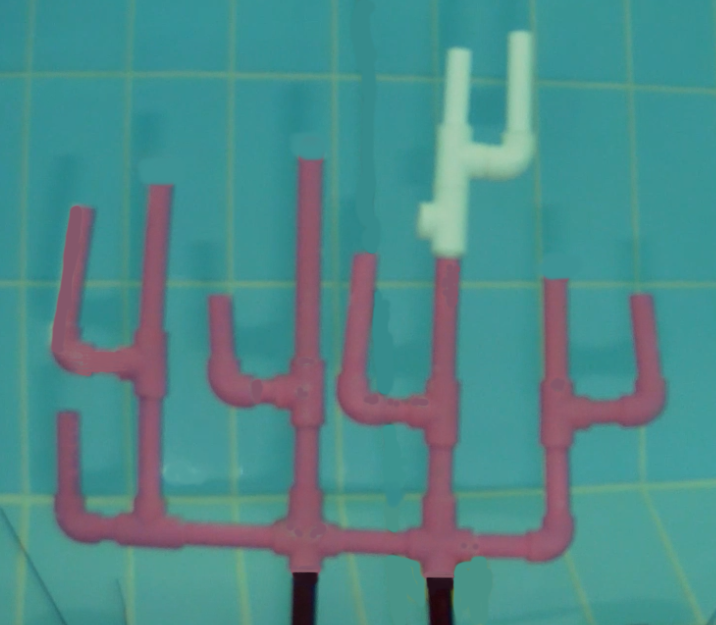
#> input picture deneme4/1.1f.png, 716 x 625 px
$ python keyPoints.py   (older library calls are emulated)
#> lines starting #> are read from the running program, lines starting #| are printed output that depends on the picture; after the words box and inside, x2 and y2 are one past the last pixel; in counts of white or black regions, pixels touching at a corner belong together
import cv2
import numpy as np
from matplotlib import pyplot as plt

img1 = cv2.imread("1.1f.png")
#> img1 is the input picture: shape (625, 716, 3); mean B, G, R 137.7, 137.7, 77.8
img2 = cv2.imread("1.1f.png")

copyimg1 = img1.copy()
copyimg2 = img2.copy()

kernel = np.ones((2,2),np.uint8)


def bitwise_alma(img):
    hsv1 = cv2.cvtColor(img,cv2.COLOR_BGR2HSV)
    lower_pembe = np.array([105, 55, 66])
    upper_pembe = np.array([179, 255, 255])

    mask1 = cv2.inRange(hsv1, lower_pembe, upper_pembe)
    bitwise1 = cv2.bitwise_and(img, img, mask=mask1)


    lower_beyaz = np.array([90, 14, 178])
    upper_beyaz = np.array([137, 68, 255])

    hsv2 = cv2.cvtColor(img, cv2.COLOR_BGR2HSV)
    mask2 = cv2.inRange(hsv2, lower_beyaz, upper_beyaz)
    bitwise2 = cv2.bitwise_and(img, img, mask=mask2)

    top_bitwise =cv2.add(bitwise1,bitwise2)
    return top_bitwise

# [7 lines left out: function mask_alma_beyaz, not called in this run]

def mask_alma_pembe(img):
    lower_pembe = np.array([148, 0, 100])
    upper_pembe = np.array([179, 255, 255])

    hsv1 = cv2.cvtColor(img, cv2.COLOR_BGR2HSV)
#> hsv1: shape (625, 716, 3); mean H, S, V 100.6, 130.2, 145.6
    mask1 = cv2.inRange(hsv1, lower_pembe, upper_pembe)
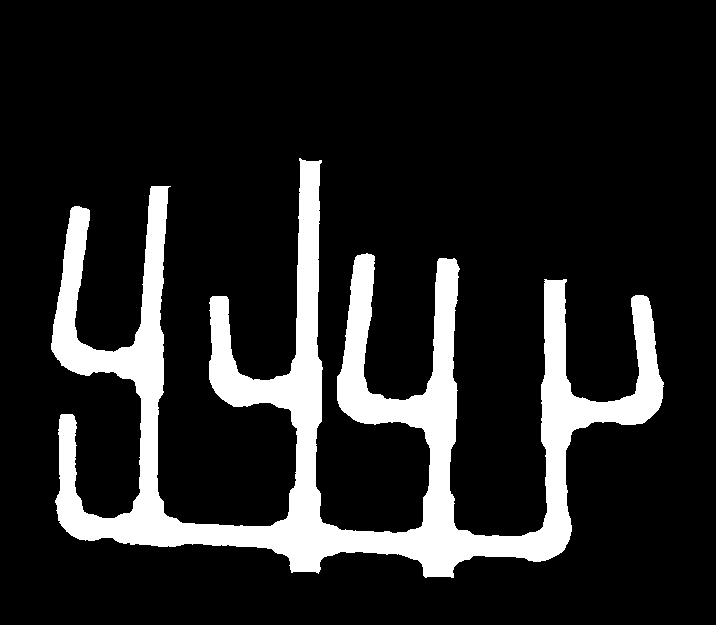
#> mask1: shape (625, 716); 14.1% white; 1 white region, box (x1, y1, x2, y2) and area: (51, 158, 664, 578) 63122
    return mask1

def nokta_bulma(liste):
    yListesi = []
    xListesi = []
    indislerSol = []
    indislerSag = []
    sonListe = []
    solAyak = []
    sagAyak = []
    a = 0
    while a < 4:
        for i in range(len(liste)):
            (x,y,w,h) = liste[i]
            yListesi.append(y+h)
        print(yListesi)
        maxY = max(yListesi)
        indis = yListesi.index(maxY)
        yListesi = []
        m = liste[indis]
        sonListe.append(m)
        del liste[indis]
        a += 1

    a = 0
    while a < 4:
        (x, y, w, h) = sonListe[a]
        xListesi.append(x)
        a += 1
    copyXListe = xListesi.copy()
    maxX1 = max(xListesi)
    indis4 = xListesi.index(maxX1)
    minX1 = min(xListesi)
    indis1 = xListesi.index(minX1)
    copyXListe.remove(maxX1)
    copyXListe.remove(minX1)
    maxX2 =max(copyXListe)
    indis3 = xListesi.index(maxX2)
    minX2 = min(copyXListe)
    indis2 = xListesi.index(minX2)
    print(xListesi)
    print(indis1)
    print(indis2)
    print(indis3)
    print(indis4)

    solAyak.append(sonListe[indis1])
    solAyak.append(sonListe[indis2])
    sagAyak.append(sonListe[indis3])
    sagAyak.append(sonListe[indis4])
    print(solAyak)
    print(sagAyak)

    ustSayısıSol = 0
    for i in range(len(liste)):
        (x, y, w, h) = liste[i]
        if x > minX1-15 and x < minX2+10:
            ustSayısıSol += 1
            indislerSol.append(i)

    print("Üst Sayısı Sol = " + str(ustSayısıSol))
    print(indislerSol)

    ustSayısıSag = 0
    for i in range(len(liste)):
        (x, y, w, h) = liste[i]
        if x > maxX2 - 15 and x < maxX1 + 10:
            ustSayısıSag += 1
            indislerSag.append(i)

    print("Üst Sayısı Sag = " + str(ustSayısıSag))
    print(indislerSag)

    return (sonListe, solAyak, sagAyak, indislerSag, indislerSol,indis1,indis2)

pe1 = mask_alma_pembe(img1)
pe2 = mask_alma_pembe(img2)

pe1 = cv2.erode(pe1,kernel,iterations = 5)
#> pe1: shape (625, 716); 10.8% white; 1 white region, box (x1, y1, x2, y2) and area: (56, 165, 663, 577) 48361
pe2 = cv2.erode(pe2,kernel,iterations = 5)

###################################################################

img = pe1
# Output dtype = cv.CV_8U
sobelx8u = cv2.Sobel(img,cv2.CV_8U,1,0,ksize=5)
#> sobelx8u: shape (625, 716); 2.3% white; 56 white regions (6 under 20 px)
# Output dtype = cv.CV_64F. Then take its absolute and convert to cv.CV_8U
sobelx64f = cv2.Sobel(img,cv2.CV_64F,1,0,ksize=5)
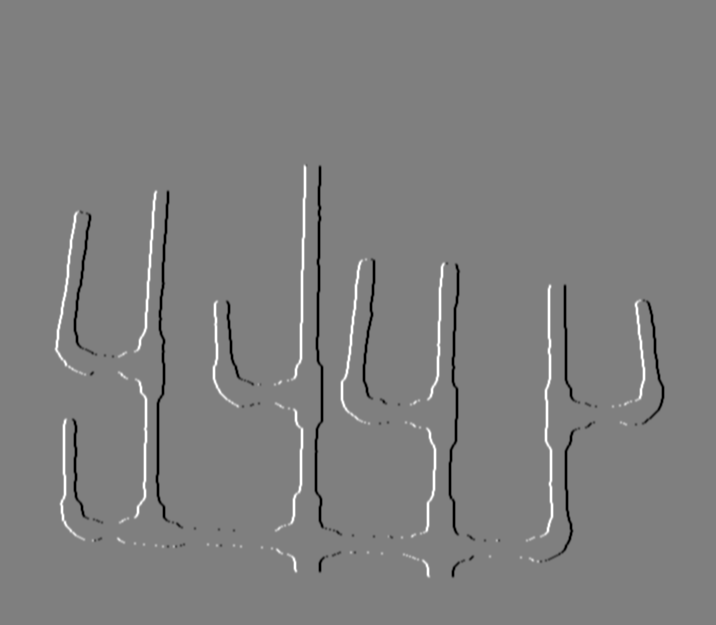
#> sobelx64f: shape (625, 716) float64; min -12240, max 12240, mean 0; drawn with min black and max white
abs_sobel64f = np.absolute(sobelx64f)
sobel_8u = np.uint8(abs_sobel64f)
opening = cv2.morphologyEx(sobel_8u, cv2.MORPH_OPEN, kernel)
opening2 = cv2.morphologyEx(opening, cv2.MORPH_OPEN, kernel)
opening3 = cv2.morphologyEx(opening2, cv2.MORPH_OPEN, kernel)
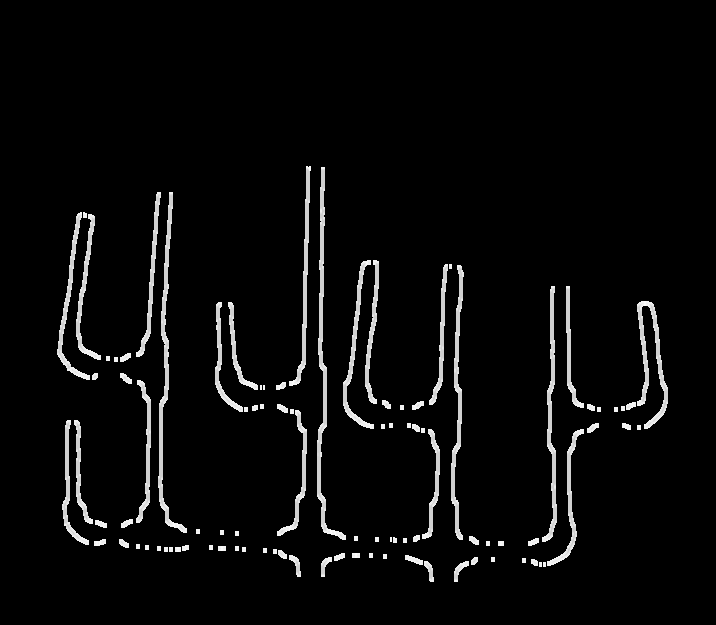
#> opening3: shape (625, 716); min 0, max 252, mean 10

contours, hierarchy = cv2.findContours(opening3, cv2.RETR_TREE, cv2.CHAIN_APPROX_SIMPLE)
#> contours = 98 contours, 43 with area under 20; largest, box (x1, y1, x2, y2) and area: (317, 167, 346, 540) 1298, (158, 192, 187, 533) 1212, (451, 265, 464, 540) 937, (637, 301, 668, 429) 926, (542, 286, 557, 542) 879

hull = []

fark = np.zeros((opening3.shape[0], opening3.shape[1], 3), np.uint8)

liste1 = []
for i in range(len(contours)):
    a = 0
    area =cv2.contourArea(contours[i])
    #print(area)
    if area < 70:
        #print("Çıkarıldı")
        pass
    else:
        #print("Eklendi")
        liste1.insert(a,cv2.boundingRect(contours[i]))
        (x,y,w,h) = cv2.boundingRect(contours[i])
        cv2.rectangle(img1,(x,y),(x+w,y+h),(0,0,255),1)
        hull.append(cv2.convexHull(contours[i], False))
        a = a+1
#> this loop made 98 passes
#> (a, area, x, y, w, h) on passes 3, 4, 9, 10, 11, 47, 48, 57: (1, 101, 454, 561, 15, 21), (1, 84, 424, 561, 10, 21), (1, 83, 321, 557, 11, 20), (1, 74, 405, 555, 18, 10), (1, 93, 289, 555, 12, 22), (1, 575, 547, 429, 37, 137), (1, 412, 422, 429, 18, 110), (1, 391, 74, 420, 19, 104)
#> after the loop, hull = 26 contours; largest, box (x1, y1, x2, y2) and area: (317, 167, 346, 540) 5928, (158, 192, 187, 533) 5904, (343, 260, 374, 429) 3516, (57, 212, 90, 380) 3176, (637, 301, 668, 429) 2974; liste1 = 26 items, first 6: (289, 166, 22, 220), (317, 167, 29, 373), (136, 192, 25, 165), (158, 192, 29, 341), (57, 212, 33, 168), (76, 214, 25, 146)


for i in range(len(contours)):
    cv2.drawContours(img1, contours, i, (255, 255, 255), 1, 8)
#> this loop made 98 passes
#> img1: shape (625, 716, 3); mean B, G, R 138.5, 138.9, 83.4
for i in range(len(hull)):
    cv2.drawContours(img1, hull, i, (0, 255, 0), 1, 8)
#> this loop made 26 passes
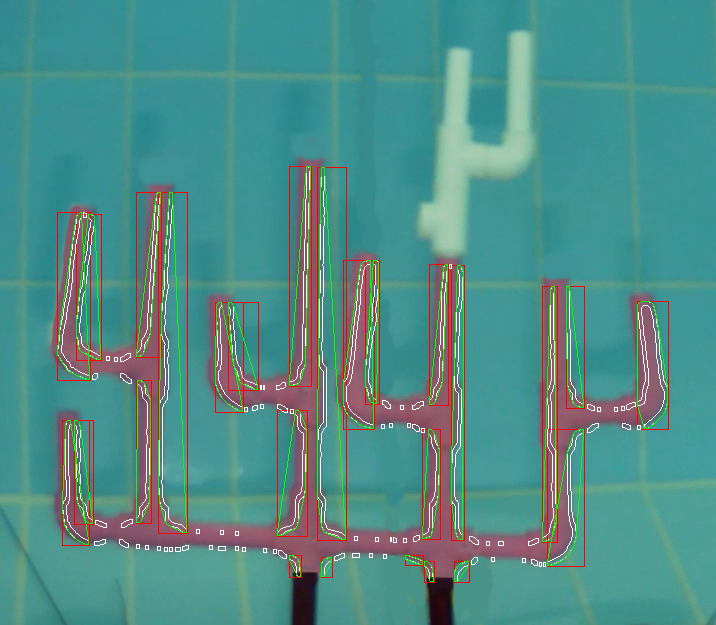
#> img1: shape (625, 716, 3); mean B, G, R 136, 140.9, 80.8

plt.subplot(1,3,1),plt.imshow(img,cmap = 'gray')
plt.title('Original'), plt.xticks([]), plt.yticks([])
plt.subplot(1,3,2),plt.imshow(sobelx8u,cmap = 'gray')
plt.title('Sobel CV_8U'), plt.xticks([]), plt.yticks([])
plt.subplot(1,3,3),plt.imshow(sobel_8u,cmap = 'gray')
plt.title('Sobel abs(CV_64F)'), plt.xticks([]), plt.yticks([])
plt.show()

###################################################################

img = pe2
# Output dtype = cv.CV_8U
sobelx8u = cv2.Sobel(img,cv2.CV_8U,1,0,ksize=5)
# Output dtype = cv.CV_64F. Then take its absolute and convert to cv.CV_8U
sobelx64f = cv2.Sobel(img,cv2.CV_64F,1,0,ksize=5)
abs_sobel64f = np.absolute(sobelx64f)
sobel_8u = np.uint8(abs_sobel64f)
opening = cv2.morphologyEx(sobel_8u, cv2.MORPH_OPEN, kernel)
opening2 = cv2.morphologyEx(opening, cv2.MORPH_OPEN, kernel)
opening3 = cv2.morphologyEx(opening2, cv2.MORPH_OPEN, kernel)

contours, hierarchy = cv2.findContours(opening3, cv2.RETR_TREE, cv2.CHAIN_APPROX_SIMPLE)

hull = []

fark = np.zeros((opening3.shape[0], opening3.shape[1], 3), np.uint8)

liste2 = []
for i in range(len(contours)):
    a = 0
    area =cv2.contourArea(contours[i])
    #print(area)
    if area < 70:
        #print("Çıkarıldı")
        pass
    else:
        #print("Eklendi")
        liste2.insert(a,cv2.boundingRect(contours[i]))
        (x,y,w,h) = cv2.boundingRect(contours[i])
        cv2.rectangle(img2,(x,y),(x+w,y+h),(0,0,255),1)
        hull.append(cv2.convexHull(contours[i], False))
        a = a+1
#> after the loop, liste2 has the same summary as liste1


for i in range(len(contours)):
    cv2.drawContours(img2, contours, i, (255, 255, 255), 1, 8)
for i in range(len(hull)):
    cv2.drawContours(img2, hull, i, (0, 255, 0), 1, 8)

plt.subplot(1,3,1),plt.imshow(img,cmap = 'gray')
plt.title('Original'), plt.xticks([]), plt.yticks([])
plt.subplot(1,3,2),plt.imshow(sobelx8u,cmap = 'gray')
plt.title('Sobel CV_8U'), plt.xticks([]), plt.yticks([])
plt.subplot(1,3,3),plt.imshow(sobel_8u,cmap = 'gray')
plt.title('Sobel abs(CV_64F)'), plt.xticks([]), plt.yticks([])
plt.show()

###################################################################


sonListe1, solAyak1, sagAyak1, indislerSag1, indislerSol1, indis11, indis12 = nokta_bulma(liste1)
#> the loop in nokta_bulma, `while a < 4:` made 4 passes
#> m on passes 1 to 4: (424, 561, 10, 21), (454, 561, 15, 21), (289, 555, 12, 22), (321, 557, 11, 20)
#> after the loop in nokta_bulma, `while a < 4:`: a = 4; sonListe = [(424, 561, 10, 21), (454, 561, 15, 21), (289, 555, 12, 22), (321, 557, 11, 20)]
#> the loop in nokta_bulma, `while a < 4:` made 4 passes
#> after the loop in nokta_bulma, `while a < 4:`: a = 4; xListesi = [424, 454, 289, 321]
#> in nokta_bulma, `maxX1 = max(xListesi)`: maxX1 = 454
#> in nokta_bulma, `indis4 = xListesi.index(maxX1)`: indis4 = 1
#> in nokta_bulma, `minX1 = min(xListesi)`: minX1 = 289
#> in nokta_bulma, `indis1 = xListesi.index(minX1)`: indis1 = 2
#> in nokta_bulma, `maxX2 =max(copyXListe)`: maxX2 = 424
#> in nokta_bulma, `indis3 = xListesi.index(maxX2)`: indis3 = 0
#> in nokta_bulma, `minX2 = min(copyXListe)`: minX2 = 321
#> in nokta_bulma, `indis2 = xListesi.index(minX2)`: indis2 = 3
#| [424, 454, 289, 321]
#| 2
#| 3
#| 0
#| 1
#| [(289, 555, 12, 22), (321, 557, 11, 20)]
#| [(424, 561, 10, 21), (454, 561, 15, 21)]
#> the loop in nokta_bulma, `for i in range(len(liste)):` made 22 passes
#> after the loop in nokta_bulma, `for i in range(len(liste)):`: indislerSol = [0, 1, 16]; ustSayısıSol = 3
#| Üst Sayısı Sol = 3
#| [0, 1, 16]
#> the loop in nokta_bulma, `for i in range(len(liste)):` made 22 passes
#| Üst Sayısı Sag = 3
#| [8, 9, 19]
sonListe2, solAyak2, sagAyak2, indislerSag2, indislerSol2, indis21, indis22 = nokta_bulma(liste2)
#| [424, 454, 289, 321]
#| 2
#| 3
#| 0
#| 1
#| [(289, 555, 12, 22), (321, 557, 11, 20)]
#| [(424, 561, 10, 21), (454, 561, 15, 21)]
#> the loop in nokta_bulma (call 2), `for i in range(len(liste)):` made 22 passes
#| Üst Sayısı Sol = 3
#| [0, 1, 16]
#| Üst Sayısı Sag = 3
#| [8, 9, 19]

#print(sonListe1)

###################################################################

a = 0
while a < 4:
    (x,y,w,h) = sonListe1[a]
    cv2.circle(img1, (x + w, y + h), 5, (255, 0, 0), 1, -1)
    cv2.circle(img1, (x, y + h), 5, (255, 0, 0), 1, -1)
    a += 1


a = 0
while a < len(indislerSol1):
    k = indislerSol1[a]
    (x,y,w,h) = liste1[k]
    cv2.circle(img1, (x, y), 5, (255, 0, 0), 1, -1)
    a += 1
#> this loop made 3 passes
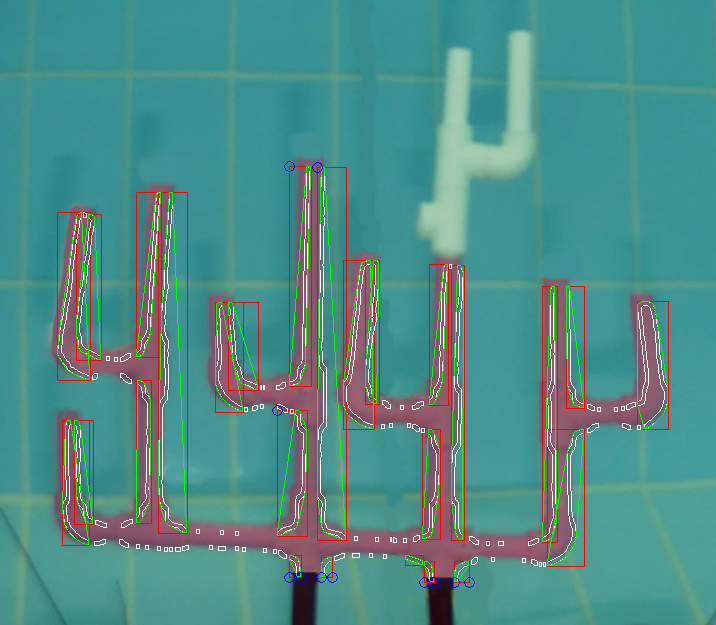
#> img1: shape (625, 716, 3); mean B, G, R 136.1, 140.8, 80.7


a = 0
while a < len(indislerSag1):
    k = indislerSag1[a]
    (x,y,w,h) = liste1[k]
    cv2.circle(img1, (x, y), 5, (255, 0, 0), 1, -1)
    a += 1
#> img1: shape (625, 716, 3); 0.02% of pixels changed, all inside (x1, y1, x2, y2) = (417, 259, 457, 435)

###################################################################

a = 0
while a < 4:
    (x,y,w,h) = sonListe2[a]
    cv2.circle(img2, (x + w, y + h), 5, (255, 0, 0), 1, -1)
    cv2.circle(img2, (x, y + h), 5, (255, 0, 0), 1, -1)
    a += 1


a = 0
while a < len(indislerSol2):
    k = indislerSol2[a]
    (x,y,w,h) = liste2[k]
    cv2.circle(img2, (x, y), 5, (255, 0, 0), 1, -1)
    a += 1


a = 0
while a < len(indislerSag2):
    k = indislerSag2[a]
    (x,y,w,h) = liste2[k]
    cv2.circle(img2, (x, y), 5, (255, 0, 0), 1, -1)
    a += 1

###################################################################
nokta11= sonListe1[indis11]
nokta12= sonListe1[indis12]

###################################################################

solNoktalar1 = []
a = 0
while a < len(indislerSol1):
    k = indislerSol1[a]
    (x, y, w, h) = liste1[k]
    solNoktalar1.append(y)
    a += 1
solUstNoktaY1 = max(solNoktalar1)
solUstNoktaIndis11 = solNoktalar1.index(solUstNoktaY1)
solUstNoktaIndis12 = indislerSol1[solUstNoktaIndis11]
solUstNoktaKor1 = liste1[solUstNoktaIndis12]
(x,y,w,h) = solUstNoktaKor1
cv2.circle(img1, (x, y), 8, (125, 0, 125), 2, -1)
#> img1: shape (625, 716, 3); mean B, G, R 136.2, 140.7, 80.7


sagNoktalar1 = []
a = 0
while a < len(indislerSag1):
    k = indislerSag1[a]
    (x, y, w, h) = liste1[k]
    sagNoktalar1.append(y)
    a += 1
sagUstNoktaY1 = max(sagNoktalar1)
sagUstNoktaIndis11 = sagNoktalar1.index(sagUstNoktaY1)
sagUstNoktaIndis12 = indislerSag1[sagUstNoktaIndis11]
sagUstNoktaKor1 = liste1[sagUstNoktaIndis12]
(x,y,w,h) = sagUstNoktaKor1
cv2.circle(img1, (x, y), 8, (125, 0, 125), 2, -1)
#> img1: shape (625, 716, 3); mean B, G, R 136.2, 140.7, 80.7

###################################################################

solNoktalar2 = []
a = 0
while a < len(indislerSol2):
    k = indislerSol2[a]
    (x, y, w, h) = liste2[k]
    solNoktalar2.append(y)
    a += 1
solUstNoktaY2 = max(solNoktalar2)
solUstNoktaIndis21 = solNoktalar2.index(solUstNoktaY2)
solUstNoktaIndis22 = indislerSol2[solUstNoktaIndis21]
solUstNoktaKor2 = liste2[solUstNoktaIndis22]
(x,y,w,h) = solUstNoktaKor2
cv2.circle(img2, (x, y), 8, (125, 0, 125), 2, -1)


sagNoktalar2 = []
a = 0
while a < len(indislerSag2):
    k = indislerSag2[a]
    (x, y, w, h) = liste2[k]
    sagNoktalar2.append(y)
    a += 1
sagUstNoktaY2 = max(sagNoktalar2)
sagUstNoktaIndis21 = sagNoktalar2.index(sagUstNoktaY2)
sagUstNoktaIndis22 = indislerSag2[sagUstNoktaIndis21]
sagUstNoktaKor2 = liste2[sagUstNoktaIndis22]
(x,y,w,h) = sagUstNoktaKor2
cv2.circle(img2, (x, y), 8, (125, 0, 125), 2, -1)

###################################################################

solNoktalar1 = []
a = 0

while a < len(solAyak1):
    (x, y, w, h) = solAyak1[a]
    solNoktalar1.append(x)
    a += 1
#> this loop made 2 passes
solAltNoktaX1 = min(solNoktalar1)
solAltNoktaIndis1 = solNoktalar1.index(solAltNoktaX1)
solAltNoktaKor1 = solAyak1[solAltNoktaIndis1]
(x,y,w,h) = solAltNoktaKor1
cv2.circle(img1, (x, y + h), 8, (125, 0, 125), 2, -1)
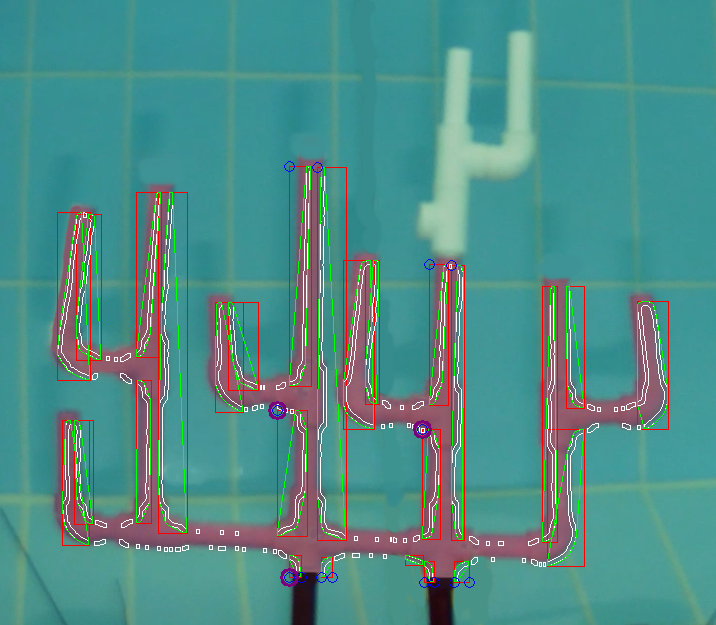
#> img1: shape (625, 716, 3); mean B, G, R 136.2, 140.7, 80.7

sagNoktalar1 = []
a = 0

while a < len(sagAyak1):
    (x, y, w, h) = sagAyak1[a]
    sagNoktalar1.append(x)
    a += 1
sagAltNoktaX1 = max(sagNoktalar1)
sagAltNoktaIndis1 = sagNoktalar1.index(sagAltNoktaX1)
sagAltNoktaKor1 = sagAyak1[sagAltNoktaIndis1]
(x,y,w,h) = sagAltNoktaKor1
cv2.circle(img1, (x + w, y + h), 8, (125, 0, 125), 2, -1)
#> img1: shape (625, 716, 3); 0.03% of pixels changed, all inside (x1, y1, x2, y2) = (460, 573, 479, 592)

###################################################################

solNoktalar2 = []
a = 0

while a < len(solAyak2):
    (x, y, w, h) = solAyak2[a]
    solNoktalar2.append(x)
    a += 1
solAltNoktaX2 = min(solNoktalar2)
solAltNoktaIndis2 = solNoktalar2.index(solAltNoktaX2)
solAltNoktaKor2 = solAyak2[solAltNoktaIndis2]
(x,y,w,h) = solAltNoktaKor2
cv2.circle(img2, (x, y + h), 8, (125, 0, 125), 2, -1)

sagNoktalar2 = []
a = 0

while a < len(sagAyak2):
    (x, y, w, h) = sagAyak2[a]
    sagNoktalar2.append(x)
    a += 1
sagAltNoktaX2 = max(sagNoktalar2)
sagAltNoktaIndis2 = sagNoktalar2.index(sagAltNoktaX2)
sagAltNoktaKor2 = sagAyak2[sagAltNoktaIndis2]
(x,y,w,h) = sagAltNoktaKor2
cv2.circle(img2, (x + w, y + h), 8, (125, 0, 125), 2, -1)

###################################################################
###################################################################

(x,y,w,h) = solUstNoktaKor1
pts1 = [x, y]
(x,y,w,h) = sagUstNoktaKor1
pts2 = [x, y]
(x,y,w,h) = solAltNoktaKor1
pts3 = [x, y + h]
(x,y,w,h) = sagAltNoktaKor1
pts4 = [x + w, y + h]

points1 = np.float32([pts1, pts2, pts3, pts4])


(x,y,w,h) = solUstNoktaKor2
pts1 = [x, y]
(x,y,w,h) = sagUstNoktaKor2
pts2 = [x, y]
(x,y,w,h) = solAltNoktaKor2
pts3 = [x, y + h]
(x,y,w,h) = sagAltNoktaKor2
pts4 = [x + w, y + h]

points2 = np.float32([pts1, pts2, pts3, pts4])

h, mask = cv2.findHomography(points1, points2, cv2.RANSAC)
height, width, channels = img2.shape
warped = cv2.warpPerspective(copyimg1, h, (width, height))

added = cv2.addWeighted(bitwise_alma(warped),0.5,copyimg2,0.5,0)
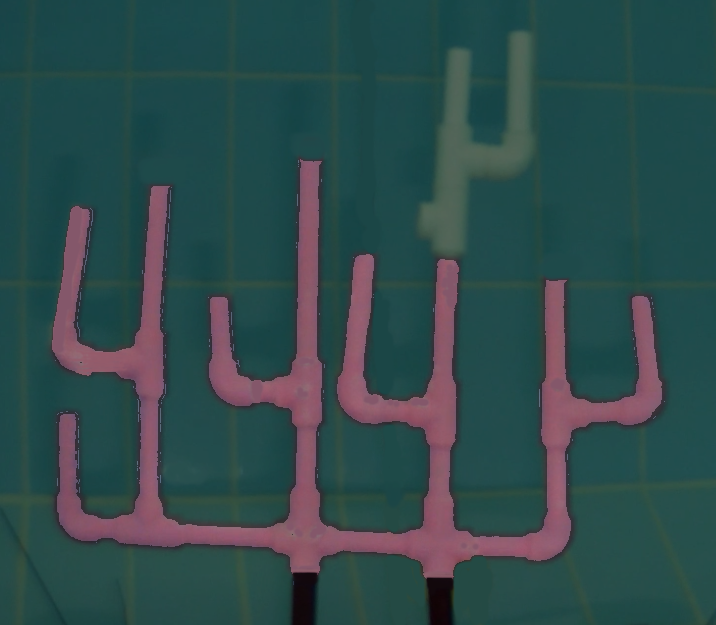
#> added: shape (625, 716, 3); mean B, G, R 76, 74.8, 48
cv2.imshow("Added", added)

#opening3 = cv2.resize(opening3,(opening3.shape[1]*2,opening3.shape[0]*2))
#img1 = cv2.resize(img1,(img1.shape[1]*2,img1.shape[0]*2))
#cv2.imshow("Opening3",opening3)
cv2.imshow("Reef1",img1)
cv2.imshow("Reef2",img2)
cv2.imshow("Warped",warped)
cv2.waitKey(0)
cv2.destroyAllWindows()
